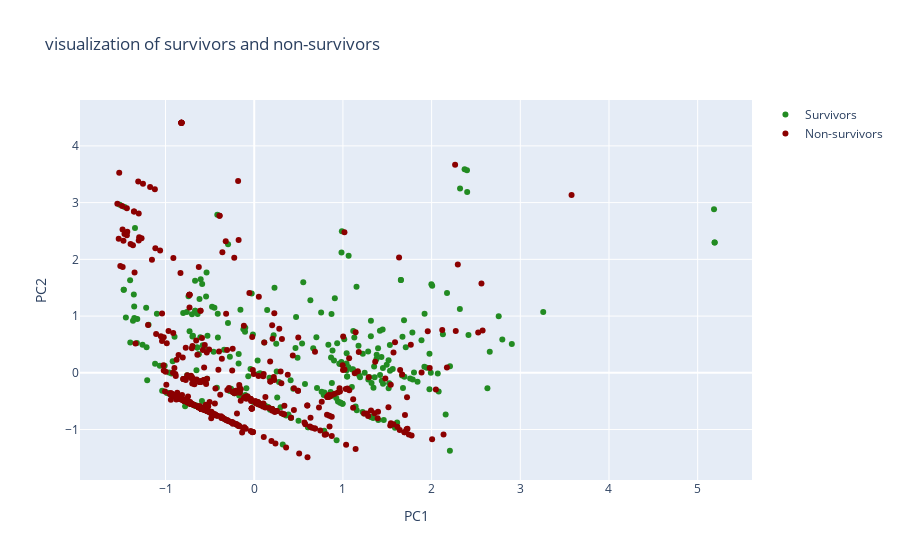

The notebook cell this image was saved under:
### Code cell
pca_df_survivors = pca_df[pca_df['Survived'] == 1]
pca_df_nonsurvivors = pca_df[pca_df['Survived'] == 0]

scatter_obj_survs = go.Scatter(x=pca_df_survivors['PC1'],
                               y=pca_df_survivors['PC2'],
                               mode="markers",
                               name='Survivors',
                               marker=dict(color='forestgreen'))

scatter_obj_nonsurvs = go.Scatter(x=pca_df_nonsurvivors['PC1'],
                                  y=pca_df_nonsurvivors['PC2'],
                                  mode="markers",
                                  name='Non-survivors',
                                  marker=dict(color='darkred'))


data = [scatter_obj_survs, scatter_obj_nonsurvs]

layout = go.Layout(title='visualization of survivors and non-survivors',
                   xaxis=dict(title='PC1'), yaxis=dict(title='PC2'))

fig = go.Figure(data=data, layout=layout)
fig.show()

### Figure 1 — Plotly figure (JSON) as saved in the notebook; plotly's stock layout.template omitted (floating-point values rounded to 4 significant figures; data arrays with more than 128 entries replaced by an {"elided": "..."} marker saying what was removed)
{"data": [{"marker": {"color": "forestgreen"}, "mode": "markers", "name": "Survivors", "type": "scatter", "x": {"elided": "342 float values"}, "y": {"elided": "342 float values"}}, {"marker": {"color": "darkred"}, "mode": "markers", "name": "Non-survivors", "type": "scatter", "x": {"elided": "549 float values"}, "y": {"elided": "549 float values"}}], "layout": {"title": {"text": "visualization of survivors and non-survivors"}, "xaxis": {"title": {"text": "PC1"}}, "yaxis": {"title": {"text": "PC2"}}}}
